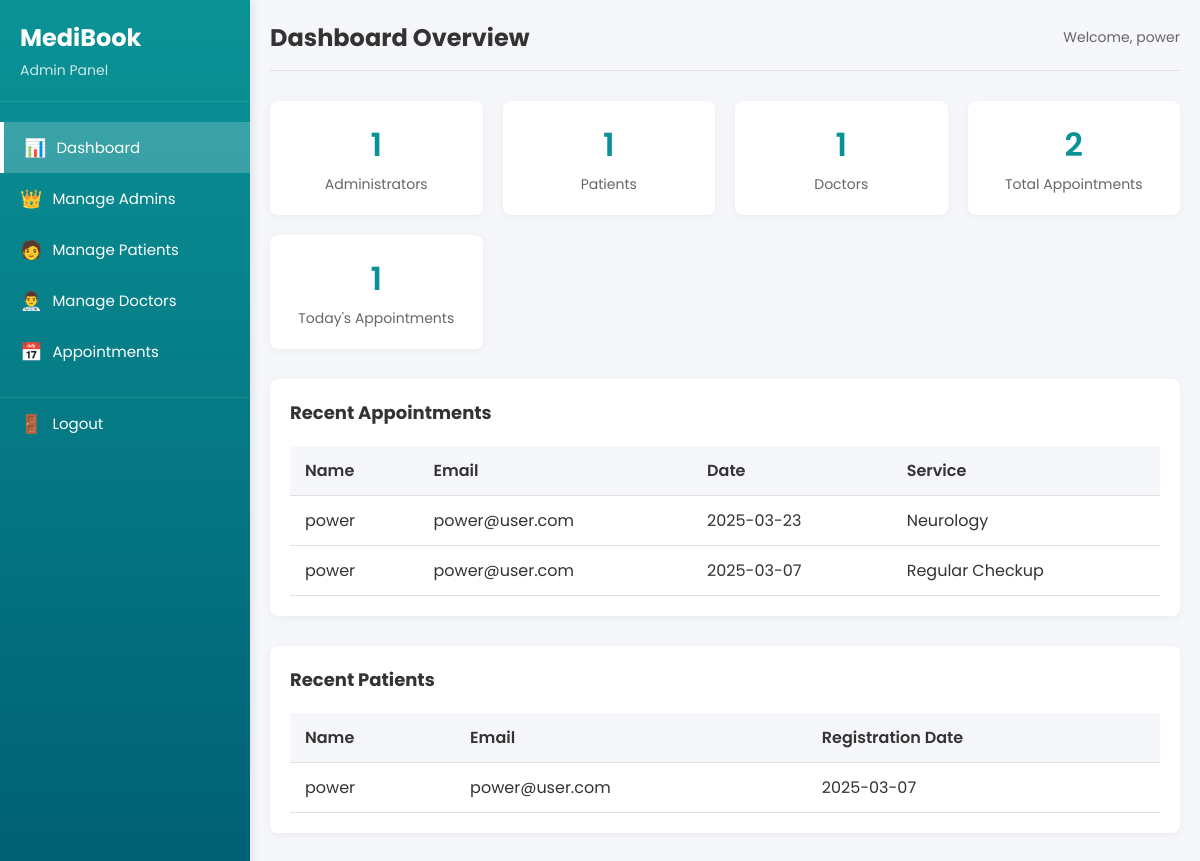
Page /login_register/bkstf/admin_dashboard.php (signed in) on the committed database.
### tables this page shows
CREATE TABLE `users` (
  `id` int(10) UNSIGNED NOT NULL,
  `name` varchar(255) NOT NULL,
  `email` varchar(255) NOT NULL,
  `password` varchar(255) NOT NULL,
  `role` enum('user','admin','doctor') NOT NULL,
  `created_at` timestamp NOT NULL DEFAULT current_timestamp(),
  `specialty` varchar(255) NOT NULL DEFAULT ''
);

CREATE TABLE `booking` (
  `id` int(11) NOT NULL,
  `name` varchar(255) NOT NULL,
  `email` varchar(255) NOT NULL,
  `date` date NOT NULL,
  `service` varchar(255) NOT NULL,
  `status` varchar(50) DEFAULT 'Scheduled',
  `doctor_notes` text DEFAULT NULL
);

### login_register/bkstf/admin_dashboard.php (the view, shortened to what this page needs)
<?php
require_once 'config.php';
$email = $_SESSION['email'];
$result = $conn->query("SELECT * FROM users WHERE email = '$email' AND role = 'admin'");
$admin = $result->fetch_assoc();
$action = isset($_GET['action']) ? $_GET['action'] : 'dashboard';
$adminCount = $conn->query("SELECT COUNT(*) as count FROM users WHERE role = 'admin'")->fetch_assoc()['count'];
$patientCount = $conn->query("SELECT COUNT(*) as count FROM users WHERE role = 'patient' OR (role != 'admin' AND role != 'doctor')")->fetch_assoc()['count'];
$doctorCount = $conn->query("SELECT COUNT(*) as count FROM users WHERE role = 'doctor'")->fetch_assoc()['count'];
$appointmentCount = $conn->query("SELECT COUNT(*) as count FROM booking")->fetch_assoc()['count'];
$todayAppointments = $conn->query("SELECT COUNT(*) as count FROM booking WHERE date = CURDATE()")->fetch_assoc()['count'];
?>
<!DOCTYPE html>
<html lang="en">
<head>
    <link rel="stylesheet" href="css/admin.css">
</head>
<body>
    <div class="admin-container">
        <div class="sidebar">
            <div class="sidebar-header">
                <h2>MediBook</h2>
                <p>Admin Panel</p>
            </div>
            <div class="sidebar-menu">
                <a href="?action=dashboard" class="<?php echo $action == 'dashboard' ? 'active' : ''; ?>">
                    <span class="icon">📊</span> Dashboard
                </a>
                <a href="?action=admins" class="<?php echo $action == 'admins' ? 'active' : ''; ?>">
                    <span class="icon">👑</span> Manage Admins
                </a>
                <a href="?action=patients" class="<?php echo $action == 'patients' ? 'active' : ''; ?>">
                    <span class="icon">🧑</span> Manage Patients
                </a>
                <a href="?action=doctors" class="<?php echo $action == 'doctors' ? 'active' : ''; ?>">
                    <span class="icon">👨‍⚕️</span> Manage Doctors
                </a>
                <a href="?action=appointments" class="<?php echo $action == 'appointments' ? 'active' : ''; ?>">
                    <span class="icon">📅</span> Appointments
                </a>
                <a href="logout.php" class="logout-btn">
                    <span class="icon">🚪</span> Logout
                </a>
            </div>
        </div>
        <div class="main-content">
            <div class="header">
                <h1>
                    <?php
                    switch ($action) {
                        case 'dashboard':
                            echo 'Dashboard Overview';
                            break;
                    }
                    ?>
                </h1>
                <div class="user-info">
                    <span>Welcome, <?php echo htmlspecialchars($admin['name']); ?></span>
                </div>
            </div>
            <?php if ($action == 'dashboard'): ?>
                <div class="dashboard-stats">
                    <div class="stat-card">
                        <div class="stat-value"><?php echo $adminCount; ?></div>
                        <div class="stat-label">Administrators</div>
                    </div>
                    <div class="stat-card">
                        <div class="stat-value"><?php echo $patientCount; ?></div>
                        <div class="stat-label">Patients</div>
                    </div>
                    <div class="stat-card">
                        <div class="stat-value"><?php echo $doctorCount; ?></div>
                        <div class="stat-label">Doctors</div>
                    </div>
                    <div class="stat-card">
                        <div class="stat-value"><?php echo $appointmentCount; ?></div>
                        <div class="stat-label">Total Appointments</div>
                    </div>
                    <div class="stat-card">
                        <div class="stat-value"><?php echo $todayAppointments; ?></div>
                        <div class="stat-label">Today's Appointments</div>
                    </div>
                </div>
                <div class="recent-section">
                    <h2>Recent Appointments</h2>
                    <div class="table-container">
                        <table>
                            <thead>
                                <tr>
                                    <th>Name</th>
                                    <th>Email</th>
                                    <th>Date</th>
                                    <th>Service</th>
                                </tr>
                            </thead>
                            <tbody>
                                <?php
                                $recentAppointments = $conn->query("SELECT * FROM booking ORDER BY id DESC LIMIT 5");
                                if ($recentAppointments->num_rows > 0) {
                                    while ($row = $recentAppointments->fetch_assoc()) {
                                        echo "<tr>";
                                        echo "<td>" . htmlspecialchars($row['name']) . "</td>";
                                        echo "<td>" . htmlspecialchars($row['email']) . "</td>";
                                        echo "<td>" . htmlspecialchars($row['date']) . "</td>";
                                        echo "<td>" . htmlspecialchars($row['service']) . "</td>";
                                        echo "</tr>";
                                    }
                                } else {
                                    echo "<tr><td colspan='4'>No appointments found</td></tr>";
                                }
                                ?>
                            </tbody>
                        </table>
                    </div>
                </div>
                <div class="recent-section">
                    <h2>Recent Patients</h2>
                    <div class="table-container">
                        <table>
                            <thead>
                                <tr>
                                    <th>Name</th>
                                    <th>Email</th>
                                    <th>Registration Date</th>
                                </tr>
                            </thead>
                            <tbody>
                                <?php
                                $recentPatients = $conn->query("SELECT * FROM users WHERE role = 'patient' OR (role != 'admin' AND role != 'doctor') ORDER BY id DESC LIMIT 5");
                                if ($recentPatients->num_rows > 0) {
                                    while ($row = $recentPatients->fetch_assoc()) {
                                        echo "<tr>";
                                        echo "<td>" . htmlspecialchars($row['name']) . "</td>";
                                        echo "<td>" . htmlspecialchars($row['email']) . "</td>";
                                        echo "<td>" . (isset($row['created_at']) ? date('Y-m-d', strtotime($row['created_at'])) : 'N/A') . "</td>";
                                        echo "</tr>";
                                    }
                                } else {
                                    echo "<tr><td colspan='3'>No patients found</td></tr>";
                                }
                                ?>
                            </tbody>
                        </table>
                    </div>
                </div>
            <?php endif; ?>
        </div>
    </div>
</body>
</html>

### login_register/bkstf/css/admin.css (style rules this page uses)
* { font-family: "Poppins", sans-serif; margin: 0; padding: 0; box-sizing: border-box; }
body { background-color: #f5f7fa; color: #333; min-height: 100vh; }
.admin-container { display: flex; min-height: 100vh; }
.sidebar { width: 250px; background: linear-gradient(to bottom, #0a9396, #005f73); color: white; padding: 20px 0; box-shadow: 2px 0 10px rgba(0, 0, 0, 0.1); position: fixed; height: 100%; overflow-y: auto; z-index: 100; }
.sidebar-header { padding: 0 20px 20px; border-bottom: 1px solid rgba(255, 255, 255, 0.1); margin-bottom: 20px; }
.sidebar-header h2 { font-size: 24px; margin-bottom: 5px; }
.sidebar-header p { font-size: 14px; opacity: 0.8; }
.sidebar-menu { display: flex; flex-direction: column; }
.sidebar-menu a { padding: 12px 20px; color: white; text-decoration: none; display: flex; align-items: center; transition: all 0.3s; font-size: 15px; }
.sidebar-menu a.active { background-color: rgba(255, 255, 255, 0.2); border-left: 4px solid white; }
.sidebar-menu .icon { margin-right: 10px; font-size: 18px; }
.logout-btn { margin-top: 20px; border-top: 1px solid rgba(255, 255, 255, 0.1); padding-top: 10px; }
.main-content { flex: 1; padding: 20px; margin-left: 250px; width: calc(100% - 250px); }
.header { display: flex; justify-content: space-between; align-items: center; margin-bottom: 30px; padding-bottom: 15px; border-bottom: 1px solid #e0e0e0; }
.header h1 { font-size: 24px; color: #333; }
.user-info { font-size: 14px; color: #666; }
.dashboard-stats { display: grid; grid-template-columns: repeat(auto-fit, minmax(200px, 1fr)); gap: 20px; margin-bottom: 30px; }
.stat-card { background: white; border-radius: 8px; padding: 20px; box-shadow: 0 2px 10px rgba(0, 0, 0, 0.05); text-align: center; transition: transform 0.3s, box-shadow 0.3s; }
.stat-value { font-size: 32px; font-weight: 600; color: #0a9396; margin-bottom: 5px; }
.stat-label { color: #666; font-size: 14px; }
.recent-section, .list-section { background: white; border-radius: 8px; padding: 20px; box-shadow: 0 2px 10px rgba(0, 0, 0, 0.05); margin-bottom: 30px; }
.recent-section h2, .list-section h2, .add-form h2 { margin-bottom: 20px; color: #333; font-size: 18px; }
.table-container { overflow-x: auto; }
table { width: 100%; border-collapse: collapse; }
table th, table td { padding: 12px 15px; text-align: left; border-bottom: 1px solid #e0e0e0; }
table th { background-color: #f5f7fa; font-weight: 600; color: #333; }

### rows in the picture
users: name "power"
booking: name "power", email "power@user.com", date "2025-03-23", service "Neurology"
booking: name "power", email "power@user.com", date "2025-03-07", service "Regular Checkup"
users: name "power", email "power@user.com", created_at "2025-03-07"

### other values in the picture
$adminCount "1"
$patientCount "1"
$doctorCount "1"
$appointmentCount "2"
$todayAppointments "1"
